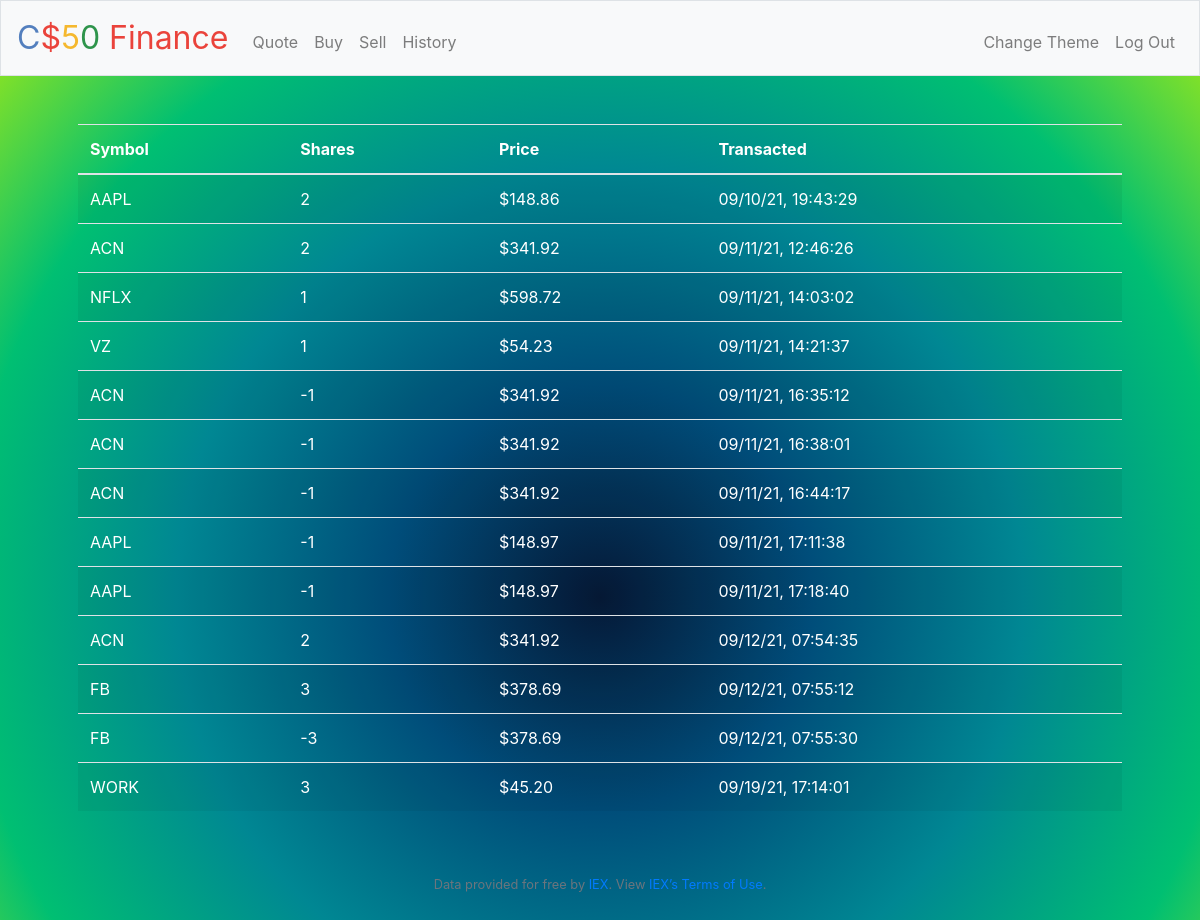
Screenshot of /history (signed in) with the database file from the repository.
### tables this page shows
CREATE TABLE 'transactions' (
"id" INTEGER UNIQUE,
"user_id" INTEGER NOT NULL,
"stock" TEXT NOT NULL,
"shares" INTEGER NOT NULL,
"datetime" DATETIME NOT NULL, 'price'  real NOT NULL  ,
PRIMARY KEY ("id"),
FOREIGN KEY("user_id") REFERENCES "users"("id")
);

### app.py (the view)
@app.route("/history")
@login_required
def history():
    history = db.execute(
        "SELECT * FROM transactions WHERE user_id = ?", session["user_id"])
    print(history)
    rows_history = len(history)
    print(rows_history)
    theme = session['theme']
    print(theme)
    return render_template("history.html", history=history, theme=theme)

### app.py (called while the page is built)
@app.after_request
def after_request(response):
    response.headers["Cache-Control"] = "no-cache, no-store, must-revalidate"
    response.headers["Expires"] = 0
    response.headers["Pragma"] = "no-cache"
    return response

### helpers.py (called while the page is built)
def login_required(f):
    @wraps(f)
    def decorated_function(*args, **kwargs):
        if session.get("user_id") is None:
            return redirect("/login")
        return f(*args, **kwargs)
    return decorated_function

def usd(value):
    return f"${value:,.2f}"

### templates/history.html (shortened to what this page needs)
{% extends "layout.html" %}
{% block main %}
    <table class="table table-striped">
        <thead>
            <tr>
                <th>Symbol</th>
                <th>Shares</th>
                <th>Price</th>
                <th>Transacted</th>
            </tr>
        </thead>
        <tbody>
                {% for purchase in history %}
                <tr>
                    <td>{{purchase.stock}}</td>
                    <td>{{purchase.shares}}</td>
                    <td>{{purchase.price | usd}}</td>
                    <td>{{purchase.datetime}}</td>
                </tr>
                {% endfor %}
        </tbody>
    </table>
{% endblock %}

### templates/layout.html (shortened to what this page needs)
<!DOCTYPE html>
<html lang="en">
    <head>
        <link rel="stylesheet" href="https://cdn.jsdelivr.net/npm/bootstrap@4.5.3/dist/css/bootstrap.min.css">
        {% if session.user_id %}
        <link id="myStyleSheet" href="/static/{{theme}}.css" rel="stylesheet">
        {% else %}
        <link id=myStyleSheet href="static/styles.css" rel="stylesheet">
        {% endif %}
    </head>
    <body>
        <nav class="navbar navbar-expand-md navbar-light bg-light border">
            <a class="navbar-brand" href="/"><span class="blue">C</span><span class="red">$</span><span class="yellow">5</span><span class="green">0</span> <span class="red">Finance</span></a>
            <div class="collapse navbar-collapse" id="navbar">
                {% if session.user_id %}
                    <ul class="navbar-nav mr-auto mt-2">
                        <li class="nav-item"><a class="nav-link" href="/quote">Quote</a></li>
                        <li class="nav-item"><a class="nav-link" href="/buy">Buy</a></li>
                        <li class="nav-item"><a class="nav-link" href="/sell">Sell</a></li>
                        <li class="nav-item"><a class="nav-link" href="/history">History</a></li>
                    </ul>
                    <ul class="navbar-nav ml-auto mt-2">
                        <li class="nav-item"><a class="nav-link" href="/theme">Change Theme</a></li>
                        <li class="nav-item"><a class="nav-link" href="/logout">Log Out</a></li>
                    </ul>
                {% endif %}
            </div>
        </nav>
        <main class="container p-5">
            {% block main %}{% endblock %}
        </main>
        <footer class="small text-center text-muted">
            Data provided for free by <a href="https://iextrading.com/developer">IEX</a>. View <a href="https://iextrading.com/api-exhibit-a/">IEX’s Terms of Use</a>.
        </footer>
    </body>
</html>

### static/styles_gradient.css (style rules this page uses)
nav .navbar-brand { font-size: xx-large; }
nav .navbar-brand .blue { color: #537fbe; }
nav .navbar-brand .red { color: #ea433b; }
nav .navbar-brand .yellow { color: #f5b82e; }
nav .navbar-brand .green { color: #2e944b; }
main { overflow-x: auto; text-align: center; color: white; }
main table { text-align: left; }
body { background-image: linear-gradient( to right, #051937, #004d7a, #008793, #00bf72, #a8eb12 ); background-image: radial-gradient( circle, #051937, #004d7a, #008793, #00bf72, #a8eb12 ); }
footer { margin-bottom: 25%; }
.table { color: white; }

### rows the page displays
transactions: stock "AAPL", shares "2", price "$148.86", datetime "09/10/21, 19:43:29"
transactions: stock "ACN", shares "2", price "$341.92", datetime "09/11/21, 12:46:26"
transactions: stock "NFLX", shares "1", price "$598.72", datetime "09/11/21, 14:03:02"
transactions: stock "VZ", shares "1", price "$54.23", datetime "09/11/21, 14:21:37"
transactions: stock "ACN", shares "-1", price "$341.92", datetime "09/11/21, 16:35:12"
transactions: stock "ACN", shares "-1", price "$341.92", datetime "09/11/21, 16:38:01"
transactions: stock "ACN", shares "-1", price "$341.92", datetime "09/11/21, 16:44:17"
transactions: stock "AAPL", shares "-1", price "$148.97", datetime "09/11/21, 17:11:38"
transactions: stock "AAPL", shares "-1", price "$148.97", datetime "09/11/21, 17:18:40"
transactions: stock "ACN", shares "2", price "$341.92", datetime "09/12/21, 07:54:35"
transactions: stock "FB", shares "3", price "$378.69", datetime "09/12/21, 07:55:12"
transactions: stock "FB", shares "-3", price "$378.69", datetime "09/12/21, 07:55:30"
transactions: stock "WORK", shares "3", price "$45.20", datetime "09/19/21, 17:14:01"
